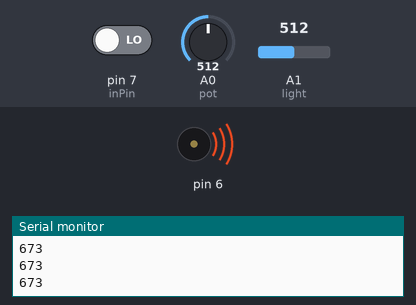
Bench run of a sketch on a simulated Arduino Uno, built with avr-gcc and run on an emulated ATmega328P. Parts: buzzer (waves = sounding), the last lines printed to the serial monitor. Inputs (shaded band) come from the test bench; at power-on: A1 (light) = 512, pin 7 (inPin) LOW, A0 (pot) = 512.

Above: at 1.2 s.
1.3 s: A1 (light) set to 743
At 1.8 s:
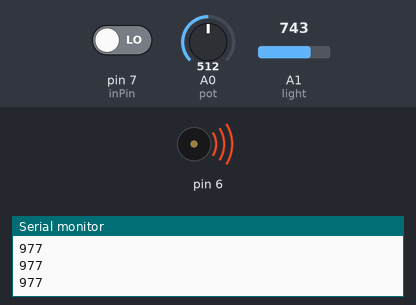
2.8 s: A1 (light) set to 765
At 4.0 s:
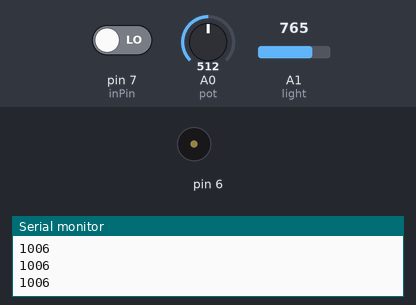
4.3 s: A1 (light) set to 740
At 5.4 s:
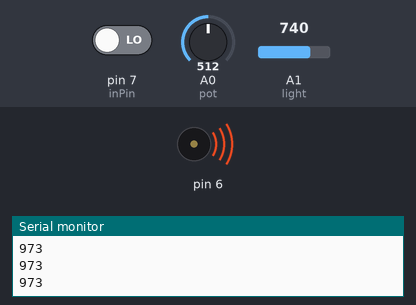
5.8 s: A1 (light) set to 760
At 6.9 s:
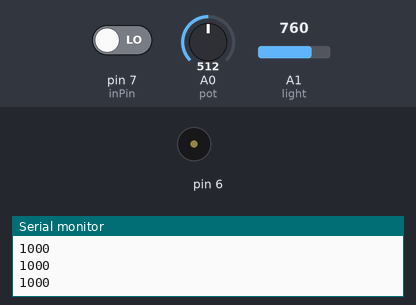
Timing chart, 0 to 8.3 s (numbered marks = the images above; inputs shaded):
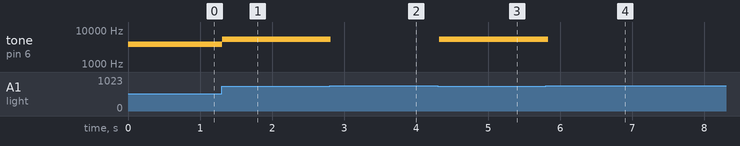

Measured:
- the behaviour switches between 749 and 750 on A1 (light) (found by bisection; images 1 and 2)
- after the input at 1.3 s, tone on pin 6: 3835 Hz → 5385 Hz at once
- after the input at 2.8 s, tone on pin 6: 5385 Hz → silent at once
- after the input at 4.3 s, tone on pin 6: silent → 5365 Hz at once
- after the input at 5.8 s, tone on pin 6: 5365 Hz → silent at once

The sketch:

Thereming_ControllingProcessingFromArduino-A.ino
```cpp
// Declare potentiometer on Analog pin A0
int pot = A0;


int light = A1;

int value;
int brightness;

//declare variable for button toggle
bool buttonOn;

int inPin = 7;
int state = HIGH;
int reading;
int previous = LOW;

long time = 0;
long debounce = 200;

void setup() {
  // Start a serial connection with a baud rate of 9600
  Serial.begin(9600);
  // Set the mode of the Analog pin connected to our potentiometer to be an input
  pinMode(pot, INPUT);

 // Set the mode of the Analog pin connected to our light sensor to be an input
  pinMode(light, INPUT);

  //initiate the buzzer
  pinMode(6, OUTPUT);

  //initiate the button
  pinMode(inPin,INPUT);
}

void loop() {
  // Read the value of the potentiometer and assign it to a variable called 'value'
  value = analogRead(pot);
  // Send this value to the serial out as a separate line, therefore containing
  // the 'EOL' or end-of-line character
  //Serial.println(value);

  brightness = analogRead(light);
  int brightnessSend = map(brightness,0,760,0,1000);
  Serial.println(brightnessSend);

  //Read the button
  reading = digitalRead(inPin);
  //Toggle the button
  if (reading ==HIGH && previous == LOW && millis() - time > debounce){
    if (state == HIGH){
      state = LOW;
    }else{
      state = HIGH;
    }
    time - millis();
  }

 // Serial.println(state);

  if (state == HIGH && brightness < 750){

    //pot range = 0-1023 
    //light range = ~ 100 - 760
    // decent buzzer output range - 400,5500

    int buzzTone = map(brightness,0,760,400,5500);
     //Serial.println(buzzTone);
     tone(6, buzzTone);

  } else{
    noTone(6);
  }

  //Set button state
  previous = reading;

  // Take a breather for 100 milliseconds
  delay(100);
}
```
